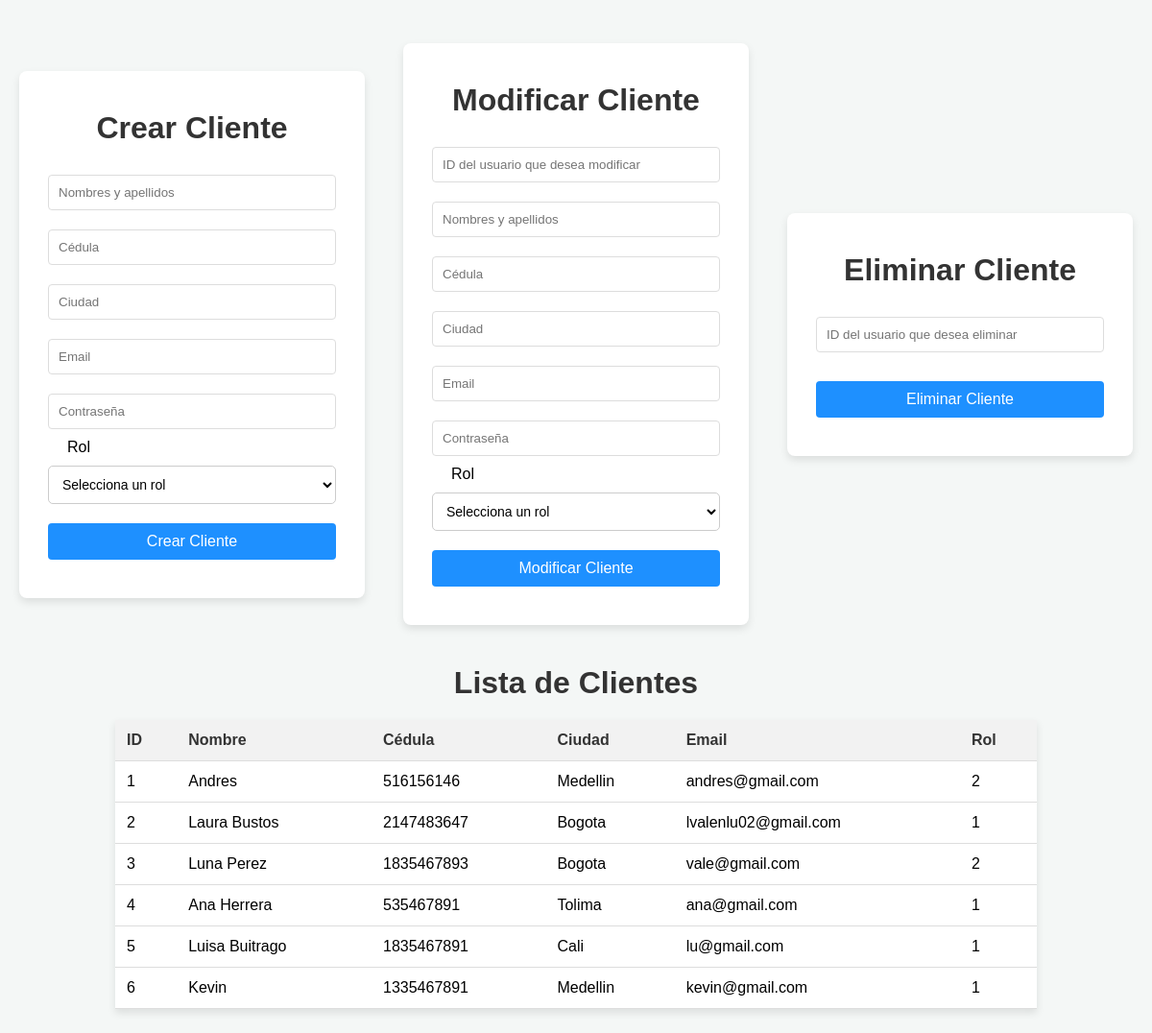
/Presentacion/index.php, run on the app's committed database.
### tables this page shows
CREATE TABLE `usuario` (
  `id` int(11) NOT NULL,
  `nombre` varchar(40) NOT NULL,
  `cedula` int(11) NOT NULL,
  `ciudad` varchar(50) NOT NULL,
  `email` varchar(50) NOT NULL,
  `contrasena` varchar(30) NOT NULL,
  `rol` int(11) NOT NULL
);

### Persistencia/conexion.php (called while the page is built, shortened)
<?php
class connection{
    private static $instance = null;
    private $host = "localhost";
    private $user = "root";
    private $pass = "";
    private $db   = "vintagestore";
    private $pdo;
    public static function getInstance(){
        if (self::$instance === null){
            self::$instance = new self();
        }
        return self::$instance;
    }
    private function connect() {
        try {
            $this->pdo = new PDO(
                "mysql:host={$this->host};dbname={$this->db}",
                $this->user,
                $this->pass,
                [PDO::ATTR_ERRMODE => PDO::ERRMODE_EXCEPTION]
            );
        } catch (PDOException $e) {
            echo 'Conexión fallida: ', $e->getMessage();
            exit;
        }
    }
    public function getPDO() {
        return $this->pdo;
    }
}
?>

### Logica/logica.php (called while the page is built, shortened)
<?php
require_once '../Persistencia/usuarioDAO.php';
require_once '../Persistencia/usuarioDTO.php';
class UsuarioLogica {
    private $usuarioDAO;
    public function __construct() {
        $this->usuarioDAO = new usuarioDAO();
    }
    public function mostrarUsuarios() {
        return $this->usuarioDAO->show();
    }
}
?>

### Persistencia/usuarioDAO.php (called while the page is built, shortened)
<?php
require_once 'usuarioDTO.php';
require_once 'conexion.php';
class UsuarioDAO {
    private $conn;
    public function __construct() {
        $this->conn = connection::getInstance()->getPDO();
    }
    public function show() {
        $sql = "SELECT * FROM usuario";
        $stmt = $this->conn->query($sql);
        $usuario = [];
        while ($row = $stmt->fetch()) {
            $usuario[] = new UsuarioDTO($row['id'], $row['nombre'], $row['cedula'], $row['ciudad'], $row['email'], $row['contrasena'], $row['rol']);
        }
        return $usuario;
    }
}
?>

### Persistencia/usuarioDTO.php (called while the page is built, shortened)
<?php
class usuarioDTO {
    private $id;
    private $nombre;
    private $cedula;
    private $ciudad;
    private $email;
    private $rol;
    public function __construct($id = null, $nombre = null, $cedula = null,$ciudad = null,$email = null,$contrasena = null, $rol = null) {
        $this->id       = $id;
        $this->nombre  = $nombre;
        $this->cedula   = $cedula;
        $this->ciudad   = $ciudad;
        $this->email    = $email;
        $this->rol      = $rol;
    }
    public function getId() {
        return $this->id;}
    public function getNombre() {
        return $this->nombre;
    }
    public function getCedula() {
        return $this->cedula;
    }
    public function getCiudad() {
        return $this->ciudad;
    }
    public function getEmail() {
        return $this->email;
    }
    public function getRol() {
        return $this->rol;
    }
}
?>

### Presentacion/index.php (the view, shortened to what this page needs)
<?php
require_once '../Logica/logica.php';
$logica = new UsuarioLogica();
$usuarios = $logica->mostrarUsuarios();
?>
<!DOCTYPE html>
<html lang="es">
<head>
    <link rel="stylesheet" href="style.css">
</head>
<body>
    <div class="forms">
        <form method="POST">
            <h1>Crear Cliente</h1>
            <input type="text" name="nombre" placeholder="Nombres y apellidos" required>
            <input type="number" name="cedula" placeholder="Cédula" required>
            <input type="text" name="ciudad" placeholder="Ciudad" required>
            <input type="email" name="email" placeholder="Email" required>
            <input type="password" name="contrasena" placeholder="Contraseña" required>
            <div class="selectForm">
            <label for="rol" class="form-label">Rol</label>
                <select class="form-select" id="rol" name="rol" style="width: 100%; padding: 10px; font-size: 14px; border: 1px solid #ccc; border-radius: 5px; background-color: #fff; margin-top:10px">
                    <option value="" disabled selected>Selecciona un rol</option>
                </select>
            </div>
            <button type="submit" name="create">Crear Cliente</button>
        </form>
        <form method="POST">
            <h1>Modificar Cliente</h1>
            <input type="number" name="id" placeholder="ID del usuario que desea modificar" required>
            <input type="text" name="nombre" placeholder="Nombres y apellidos" >
            <input type="number" name="cedula" placeholder="Cédula" >
            <input type="text" name="ciudad" placeholder="Ciudad" >
            <input type="email" name="email" placeholder="Email" >
            <input type="password" name="contrasena" placeholder="Contraseña" >
            <div class="selectForm">
            <label for="rol" class="form-label">Rol</label>
                <select class="form-select" id="rol" name="rol" style="width: 100%; padding: 10px; font-size: 14px; border: 1px solid #ccc; border-radius: 5px; background-color: #fff; margin-top:10px">
                    <option value="">Selecciona un rol</option>
                </select>
            </div>
            <button type="submit" name="update">Modificar Cliente</button>
        </form>
        <form method="POST">
            <h1>Eliminar Cliente</h1>
            <input type="number" name="id" placeholder="ID del usuario que desea eliminar" required>
            <button type="submit" name="delete">Eliminar Cliente</button>
        </form>
    </div>
    <h1>Lista de Clientes</h1>
    <table>
        <thead>
            <tr>
                <th>ID</th>
                <th>Nombre</th>
                <th>Cédula</th>
                <th>Ciudad</th>
                <th>Email</th>
                <th>Rol</th>
            </tr>
        </thead>
        <tbody>
            <?php foreach ($usuarios as $usuario): ?>
                <tr>
                    <td><?php echo htmlspecialchars($usuario->getId()); ?></td>
                    <td><?php echo htmlspecialchars($usuario->getNombre()); ?></td>
                    <td><?php echo htmlspecialchars($usuario->getCedula()); ?></td>
                    <td><?php echo htmlspecialchars($usuario->getCiudad()); ?></td>
                    <td><?php echo htmlspecialchars($usuario->getEmail()); ?></td>
                    <td><?php echo htmlspecialchars($usuario->getRol()); ?></td>
                </tr>
            <?php endforeach; ?>
        </tbody>
    </table>
</body>
</html>

### Presentacion/style.css (style rules this page uses)
body { font-family: 'Arial', sans-serif; background-color: #f4f7f6; margin: 25px 0px; padding: 0; min-height: 100vh; }
.forms { display: flex; align-items: center; justify-content: center; }
h1 { color: #333; margin-bottom: 20px; text-align: center; }
form { background-color: #fff; padding: 20px 30px; margin: 20px; border-radius: 8px; box-shadow: 0 4px 8px rgba(0, 0, 0, 0.1); width: 300px; max-width: 300px; align-items: center; }
input[type="text"], input[type="number"], input[type="email"], input[type="password"] { width: 100%; padding: 10px; margin: 10px 0; border: 1px solid #ddd; border-radius: 4px; box-sizing: border-box; }
button { width: 100%; padding: 10px; margin: 20px 0; background-color:dodgerblue; color: white; border: none; border-radius: 4px; cursor: pointer; font-size: 16px; }
table { width: 80%; margin: 20px auto; border-collapse: collapse; background-color: #fff; box-shadow: 0 4px 8px rgba(0, 0, 0, 0.1); }
th, td { padding: 12px; text-align: left; border-bottom: 1px solid #ddd; }
th { background-color: #f2f2f2; color: #333; }
.selectForm label { margin: 20px; }

### data on the page
usuario: id "1", nombre "Andres", cedula "516156146", ciudad "Medellin", email "andres@gmail.com", rol "2"
usuario: id "2", nombre "Laura Bustos", cedula "2147483647", ciudad "Bogota", email "lvalenlu02@gmail.com", rol "1"
usuario: id "3", nombre "Luna Perez", cedula "1835467893", ciudad "Bogota", email "vale@gmail.com", rol "2"
usuario: id "4", nombre "Ana Herrera", cedula "535467891", ciudad "Tolima", email "ana@gmail.com", rol "1"
usuario: id "5", nombre "Luisa Buitrago", cedula "1835467891", ciudad "Cali", email "lu@gmail.com", rol "1"
usuario: id "6", nombre "Kevin", cedula "1335467891", ciudad "Medellin", email "kevin@gmail.com", rol "1"
